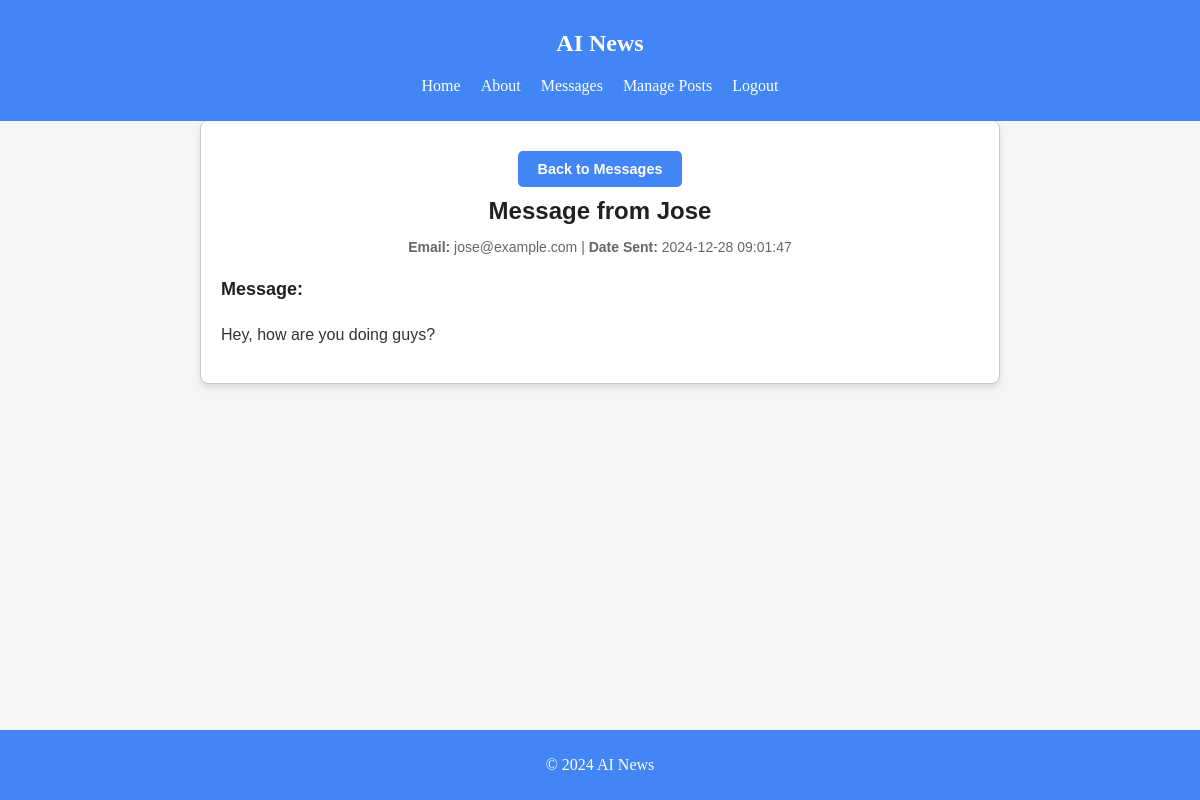
Screenshot of /message/14 (signed in) with the database file from the repository.
### tables this page shows
CREATE TABLE contact_messages (
    id INTEGER PRIMARY KEY AUTOINCREMENT,
    name TEXT NOT NULL,
    email TEXT NOT NULL,
    message TEXT NOT NULL,
    created_at DATETIME DEFAULT CURRENT_TIMESTAMP
);

### controllers/ContactController.php (called while the page is built, shortened)
<?php
class ContactController {
    public function viewMessage($id) {
        $contactModel = new ContactModel();
        $message = $contactModel->getMessageById($id);
        include 'views/contact/message.php';
        include 'views/layouts/layout.php';
    }
}

### init.php (called while the page is built, shortened)
<?php
function getDbConnection() {
    return new SQLite3('/var/www/html/database/ai_news_blog.db');
}

### models/ContactModel.php (called while the page is built, shortened)
<?php
class ContactModel {
    private $db;
    public function __construct() {
        $this->db = getDbConnection();
    }
    public function getMessageById($id) {
        $stmt = $this->db->prepare('SELECT * FROM contact_messages WHERE id = :id');
        $stmt->bindValue(':id', $id, SQLITE3_INTEGER);
        $result = $stmt->execute();
        return $result->fetchArray(SQLITE3_ASSOC);
    }
}

### views/contact/message.php (the view)
<section class="message-page">
    <div class="message-page-header">
        <a href="/messages" class="page-back-link">Back to Messages</a>
        <h2 class="message-page-title">Message from <?php echo htmlspecialchars($message['name']); ?></h2>
        <p class="message-page-meta">
            <strong>Email:</strong> <?php echo htmlspecialchars($message['email']); ?> |
            <strong>Date Sent:</strong> <?php echo htmlspecialchars($message['created_at']); ?>
        </p>
    </div>
    <div class="message-page-content">
        <h3>Message:</h3>
        <p><?php echo nl2br(htmlspecialchars($message['message'])); ?></p>
    </div>
</section>

### css/styles.css (style rules this page uses)
:root { --primary-color: #4285F4; --secondary-color: #34A853; --accent-color: #FBBC05; --background-color: #F5F5F5; --text-color: #202124; }
body { background-color: var(--background-color); color: var(--text-color); margin: 0; }
@media (min-width: 600px) { body { font-size: 16px; } }
section { width: 100%; max-width: 1200px; margin: 0 auto; padding: 20px; box-sizing: border-box; }
.message-page { max-width: 800px; margin: 0 auto; padding: 20px; background-color: #ffffff; border: 1px solid #cccccc; border-radius: 8px; box-shadow: 0 4px 6px rgba(0, 0, 0, 0.1); font-family: Arial, sans-serif; color: #333333; }
.message-page-header { margin-bottom: 20px; text-align: center; }
.message-page-title { margin: 10px 0; font-size: 24px; color: #202124; }
.message-page-meta { font-size: 14px; color: #666666; }
.message-page-content { font-size: 16px; line-height: 1.6; color: #333333; }
.message-page-content h3 { margin-top: 20px; font-size: 18px; color: #202124; }
.page-back-link { display: inline-block; margin-top: 10px; padding: 10px 20px; background-color: #4285F4; color: #fff; text-decoration: none; border-radius: 5px; font-size: 0.9em; font-weight: bold; text-align: center; transition: background-color 0.3s ease; }

### rows the page displays
contact_messages: name "Jose", email "jose@example.com", created_at "2024-12-28 09:01:47", message "Hey, how are you doing guys?"
